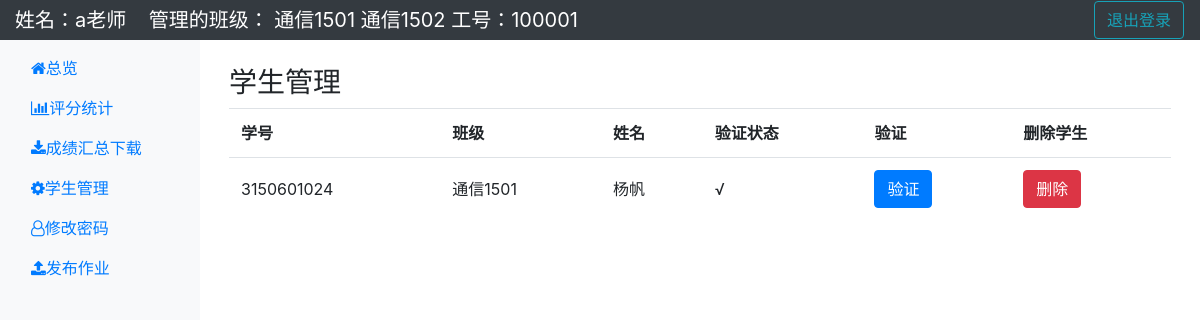
Screenshot of /s_manage/ (signed in) with the database file from the repository.
### homework/models.py (models this page shows, shortened)
class Teacher(models.Model):
    teacher_id = models.CharField(max_length=10, null=False, blank=False, verbose_name="教师工号")  # 学号
    name = models.CharField(max_length=128, null=False, blank=False, verbose_name="教师姓名")  # 姓名
    password = models.CharField(max_length=256, null=False, blank=False, verbose_name="密码")  # 密码
    class Meta:
        verbose_name = verbose_name_plural = "教师"

class Classroom(models.Model):
    STATUS_ITEM = (
        (1, '可用'),
        (2, '过期'),
    )
    classroom = models.CharField(max_length=50, default="", verbose_name="班级")
    status = models.PositiveIntegerField(default=1, choices=STATUS_ITEM, verbose_name="状态")
    teacher = models.ManyToManyField('Teacher', verbose_name='所属管理的老师')
    owner = models.ForeignKey(User, verbose_name="创建人")
    created_time = models.DateTimeField(auto_now_add=True, verbose_name="创建时间")
    class Meta:
        verbose_name = verbose_name_plural = "班级"
    def __str__(self):
        return self.classroom

class Student(models.Model):
    student_id = models.CharField(max_length=10, null=False, blank=False, verbose_name="学生学号")  # 学号
    classroom = models.CharField(max_length=50, verbose_name="班级")  # 班级
    name = models.CharField(max_length=128, null=False, blank=False, verbose_name="学生姓名")  # 姓名
    password = models.CharField(max_length=256, null=False, blank=False, verbose_name="密码")  # 密码
    register_time = models.DateTimeField(auto_now_add=True, verbose_name="注册时间")  # 注册时间
    has_confirmed = models.BooleanField(default=False, verbose_name="已验证")  # 是否已邮箱验证
    class Meta:
        ordering = ["student_id"]
        verbose_name = verbose_name_plural = "学生"

### homework/views.py (the view)
# urls.py: url(r'^s_manage/', views.students_manage, name="students_manage"),
def students_manage(request):
    if request.session.get('t_login', None):
        teacher_id = request.session.get("teacher_id", None)
        teacher = Teacher.objects.get(teacher_id=teacher_id)
        manage_classrooms = Classroom.objects.filter(teacher=teacher)
        students = Student.objects.none()
        for classroom in manage_classrooms:
            students = students | Student.objects.filter(classroom=classroom)
        return render(request, 'student_manage.html', locals())

### templates/student_manage.html
{% extends "teacher_profile.html" %}
{% block content %}
<div style="padding-top:10px;padding-left:5px;padding-right:5px">
    <h3 style="float:left;">学生管理</h3>
    <table class="table">
        <tr>
            <th>学号</th>
            <th>班级</th>
            <th>姓名</th>
            <th>验证状态</th>
            <th>验证</th>
            <th>删除学生</th>
        </tr>
        {% for s in students %}
            <tr>
                <td style="vertical-align: middle">
                    {{ s.student_id }}
                </td>
                <td style="vertical-align: middle">{{ s.classroom }}</td>
                <td style="vertical-align: middle">{{ s.name }}</td>
                {% if  s.has_confirmed %}
                    <td style="vertical-align: middle">√</td>
                {% else %}
                    <td style="vertical-align: middle;color:#FF0200">X</td>
                {% endif %}
                <td style="vertical-align: middle">
                    <button type="button" class="btn btn-primary "
                            onclick="student_confirm('{{ s.student_id }}')">验证
                    </button>
                </td>
                <td style="vertical-align: middle">
                    <button type="button" class="btn btn-danger"
                            onclick="student_delete('{{ s.student_id }}')">删除
                    </button>
                </td>
            </tr>
        {% endfor %}
    </table>
</div>
{% endblock %}

### templates/teacher_profile.html (shortened to what this page needs)
<!DOCTYPE html>
<html lang="en">
<head>
    <link href="/static/bootstrap/css/bootstrap.css" rel="stylesheet">
    <link href="/static/bootstrap/css/bootstrap-grid.css" rel="stylesheet">
    <link href="/static/bootstrap-fileinput/css/fileinput.css" rel="stylesheet">
    <link href="//netdna.bootstrapcdn.com/font-awesome/4.7.0/css/font-awesome.min.css" rel="stylesheet">
    <link rel="stylesheet"
          href="https://cdnjs.cloudflare.com/ajax/libs/tempusdominus-bootstrap-4/5.0.1/css/tempusdominus-bootstrap-4.min.css"/>
</head>
<body>
<div>
    <nav class="navbar navbar-dark sticky-top bg-dark flex-md-nowrap p-0">
        <a class="navbar-brand col-md-auto mr-0" href="/t_profile/">
            姓名：{{ teacher.name }}&nbsp;&nbsp;&nbsp;
            管理的班级：
            {% if manage_classrooms %}
                {% for classroom in manage_classrooms %}
                    {{ classroom }}
                {% endfor %}
            {% else %}
                无
            {% endif %}
            工号：{{ teacher.teacher_id }}
            &nbsp;</a>
        <ul class="navbar-nav px-3">
            <li class="nav-item text-nowrap">
                <button type="button" class="btn btn-outline-info" onclick="location.href='/tlogout/'">退出登录</button
            </li>
        </ul>
    </nav>
    {% block body %}
    <div class="container-fluid">
        <div class="row">
            <div class="nav flex-column nav-pills col-sm-2 sidebar-sticky" id="v-pills-tab" role="tablist"
                 aria-orientation="vertical" style="background-color: #F8F9FA">
                <a class="nav-link" id="v-pills-home-tab" data-toggle="pill" href="/t_profile/" role="tab"
                   aria-controls="v-pills-home" aria-selected="true"><i
                        class="fa fa-home">总览</i></a>
                <a class="nav-link" id="v-pills-profile-tab" data-toggle="pill" href="/a_students/" role="tab"
                   aria-controls="v-pills-profile" aria-selected="false">
                    <i class="fa fa-bar-chart">评分统计</i></a>
                <a class="nav-link" id="v-pills-messages-tab" data-toggle="pill" href="/t_get_excel/" role="tab"
                   aria-controls="v-pills-messages" aria-selected="false">
                    <i class="fa fa-download">成绩汇总下载</i></a>
                <a class="nav-link" id="v-pills-settings-tab" data-toggle="pill" href="/s_manage/" role="tab"
                   aria-controls="v-pills-settings" aria-selected="false">
                    <i class="fa fa-cog">学生管理</i></a>
                <a class="nav-link" id="v-pills-settings-tab" data-toggle="pill" href="/t_cp/" role="tab"
                   aria-controls="v-pills-settings" aria-selected="false">
                    <i class="fa fa-user-o">修改密码</i></a>
                <a class="nav-link" id="v-pills-settings-tab" data-toggle="pill" href="/add_h/" role="tab"
                   aria-controls="v-pills-settings" aria-selected="false">
                    <i class="fa fa-upload">发布作业</i></a>
            </div>
            <main role="main" class="col-md-9 ml-sm-auto col-lg-10 pt-3 px-4">
                {% block content %}{% endblock %}
        </div>
    </div>
{% endblock %}
</div>
</body>
</html>

### templates/teacher_profile.html (style rules this page uses)
.sidebar-sticky { position: -webkit-sticky; position: sticky; height: calc(100vh - 48px); padding-top: .5rem; overflow-x: hidden; overflow-y: auto; }

### rows the page displays
Teacher: name "a老师", teacher_id "100001"
Classroom: classroom "通信1501"
Classroom: classroom "通信1502"
Student: student_id "3150601024", classroom "通信1501", name "杨帆"
